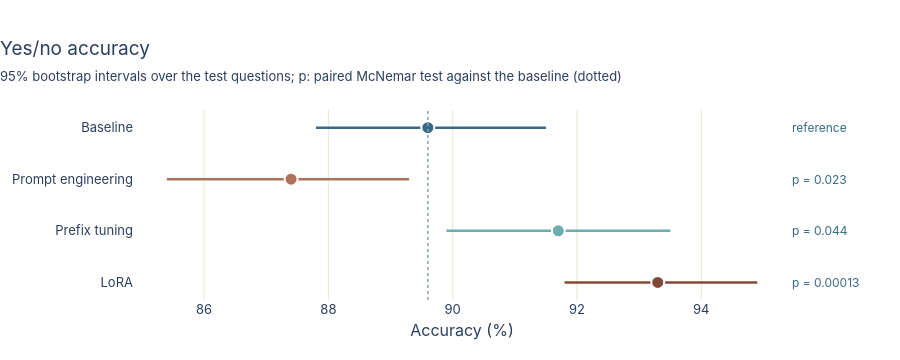

Here is the notebook cell this chart was saved with:
### Markdown cell above
## 1. Accuracy

### Code cell
save(plot_accuracy(runs), "accuracy")

### Figure 1 — Plotly figure (JSON) as saved in the notebook; plotly's stock layout.template omitted (floating-point values rounded to 4 significant figures)
{"data": [{"error_x": {"array": [1.9], "arrayminus": [1.8], "color": "#376988", "thickness": 2.5, "type": "data", "width": 0}, "hovertemplate": "Baseline: %{x:.1f}% [87.8, 91.5]<extra></extra>", "marker": {"color": "#376988", "line": {"color": "white", "width": 2}, "size": 13}, "mode": "markers", "showlegend": false, "type": "scatter", "x": [89.6], "y": ["Baseline"]}, {"error_x": {"array": [1.9], "arrayminus": [2.0], "color": "#b07156", "thickness": 2.5, "type": "data", "width": 0}, "hovertemplate": "Prompt engineering: %{x:.1f}% [85.4, 89.3]<extra></extra>", "marker": {"color": "#b07156", "line": {"color": "white", "width": 2}, "size": 13}, "mode": "markers", "showlegend": false, "type": "scatter", "x": [87.4], "y": ["Prompt engineering"]}, {"error_x": {"array": [1.802], "arrayminus": [1.8], "color": "#6baeb0", "thickness": 2.5, "type": "data", "width": 0}, "hovertemplate": "Prefix tuning: %{x:.1f}% [89.9, 93.5]<extra></extra>", "marker": {"color": "#6baeb0", "line": {"color": "white", "width": 2}, "size": 13}, "mode": "markers", "showlegend": false, "type": "scatter", "x": [91.7], "y": ["Prefix tuning"]}, {"error_x": {"array": [1.6], "arrayminus": [1.5], "color": "#844836", "thickness": 2.5, "type": "data", "width": 0}, "hovertemplate": "LoRA: %{x:.1f}% [91.8, 94.9]<extra></extra>", "marker": {"color": "#844836", "line": {"color": "white", "width": 2}, "size": 13}, "mode": "markers", "showlegend": false, "type": "scatter", "x": [93.3], "y": ["LoRA"]}], "layout": {"annotations": [{"font": {"color": "#376988", "size": 12}, "showarrow": false, "text": "reference", "x": 1, "xanchor": "left", "xref": "paper", "y": "Baseline"}, {"font": {"color": "#376988", "size": 12}, "showarrow": false, "text": "p = 0.023", "x": 1, "xanchor": "left", "xref": "paper", "y": "Prompt engineering"}, {"font": {"color": "#376988", "size": 12}, "showarrow": false, "text": "p = 0.044", "x": 1, "xanchor": "left", "xref": "paper", "y": "Prefix tuning"}, {"font": {"color": "#376988", "size": 12}, "showarrow": false, "text": "p = 0.00013", "x": 1, "xanchor": "left", "xref": "paper", "y": "LoRA"}], "height": 360, "margin": {"r": 110}, "shapes": [{"line": {"color": "#8fa997", "dash": "dot", "width": 1.5}, "type": "line", "x0": 89.6, "x1": 89.6, "xref": "x", "y0": 0, "y1": 1, "yref": "y domain"}], "title": {"subtitle": {"text": "95% bootstrap intervals over the test questions; p: paired McNemar test against the baseline (dotted)"}, "text": "Yes/no accuracy"}, "xaxis": {"ticksuffix": "", "title": {"text": "Accuracy (%)"}}, "yaxis": {"autorange": "reversed", "showgrid": false}}}
